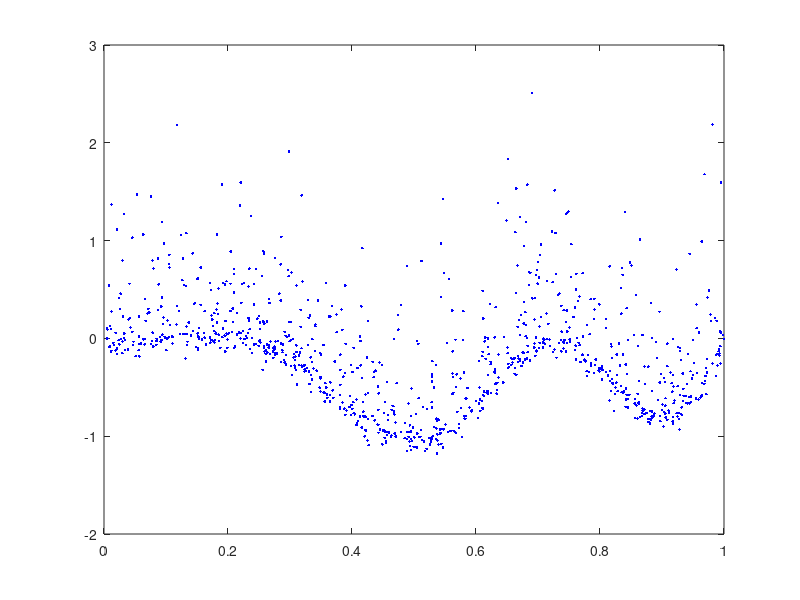

MATLAB code to generate this figure: (Note: this script raises an error after producing the figure.)
close all; clear; clc;
%% Load data
load('Part1-TrainingData.mat')
load('Part1-TestData.mat')
x = 0:0.01:1;
Lambda = 10;
ks = [1,2,3,5,10,15,20];
loss = zeros(numel(ks),1);

n = numel(Xtrain);
Colors = jet(numel(ks));
% sizek = numel(ks);
% D = 2*sizek+1;
plot(Xtrain,Ytrain,'b.'); hold on;

for k = ks
    
    DesignMatrix = Basis(Xtrain,k);  % size = n x D
    % ToDo: Choose which regression to use here
    wk = RidgeRegression(DesignMatrix, Ytrain, Lambda); % size = Dx1
    % Prediction
    fk = DesignMatrix * wk;
    % Loss (Least squares loss for Ridge regression)
    err_train = Ytrain - fk;
    trainloss(ks==k) = dot(err_train, err_train)./n;
    err_test = Ytest - fk;
    testloss(ks==k) = dot(err_test, err_test)./n;
    
    % Plot
    p2 = plot(Xtrain, fk, '.', 'color', Colors(ks==k,:));
    legend('Y', ['f(x) for k = ' num2str(k)])
    saveas(gcf, ['PlotFunctions' num2str(k)], 'png');
    set(p2,'Visible','off');
end

%% Plot the training and test loss
figure('Name','Loss Plot'), 
plot(ks, trainloss, 'go-', ks, testloss, 'bo-');
title('Loss Plot'), xlabel('k'), ylabel('Loss');
legend('Train Loss', 'Test Loss');
saveas(gcf, 'PlotLoss', 'png');
save LossFirstEx trainloss testloss;

%% Question 7 d)
clear; close all; clc;
load('Part2-TrainingData.mat');
n = size(Xtrain,1);
% Add the bias feature (1)
Xtrain = [Xtrain, ones(n,1)];
% DesignMatrix = Basis(Xtrain, 
% X has many features which act as basis
w = LeastSquares(Xtrain, Ytrain);
err = Ytrain - Xtrain * w;
trainloss = dot(err, err) ./ n;
save LossSecondEx trainloss;

%% Prediction2
clear;
load('Part2-TrainingData.mat');
% Allocate validation data
Xvalidation = Xtrain(end-49:end,:);
Yvalidation = Ytrain(end-49:end,:);

Xtrain = Xtrain(1:end-50,:);
Ytrain = Ytrain(1:end-50,:);

% Normalize training data
Xtrain = (Xtrain - mean(Xtrain,1)) ./ std(Xtrain,1);
Ytrain = (Ytrain - mean(Ytrain,1)) ./ std(Ytrain,1);


[N, D] = size(Xtrain);
% Training with Lasso Regression with polynomial basis
Lambda = 0.1;
basis = [0,1,2,3];

% Basis functions: Polynomial: [1 x, x^2, x^3]
% DesignMatrix = [ones(N,1), Xtrain, Xtrain.^2, Xtrain.^3];
DesignMatrix = [];
for b = basis
    if b == 0
        DesignMatrix = [DesignMatrix, ones(N,1)];
        continue;
    end
    DesignMatrix = [DesignMatrix, Xtrain.^b];
end
% Decided to use Lasso Regression for tion of useful features only
w = LassoRegression(DesignMatrix, Ytrain, Lambda);

f = Prediction2(Xtrain, w, basis);

% Calculate loss
err = Ytrain - f;
trainloss = dot(err, err) ./ N;
err_validation = Yvalidation - Prediction2(Xvalidation, w, basis);
validationloss = dot(err_validation, err_validation) ./ size(Xvalidation,1);
